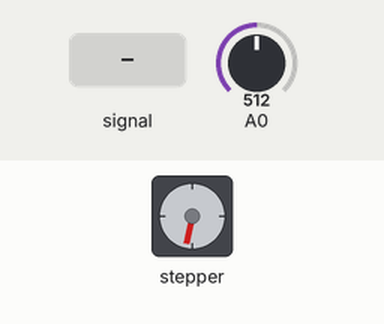
Simulated run of this sketch. Board: Arduino Uno, built with avr-gcc and run on an emulated ATmega328P. On the bench: stepper motor. Wiring (inferred from the names in the program): stepper motor driver (200 steps per turn assumed): step pin 9; direction pin 10. Inputs (shaded band) come from the test bench; at power-on: A0 = 512.

Above: at 1.2 s.
1.3 s: A0 fed a 200 Hz sine of ±81 counts around its level
At 1.75 s:
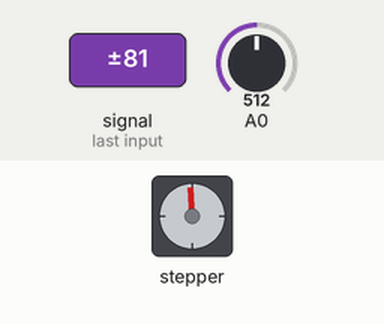
At 4.5 s:
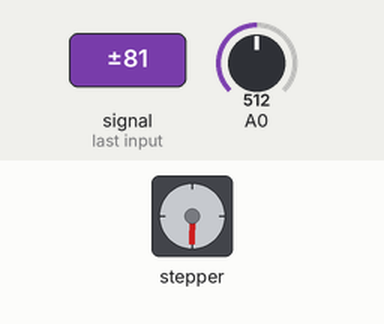
Timing chart, 0 to 6.0 s (numbered marks = the images above; inputs shaded):
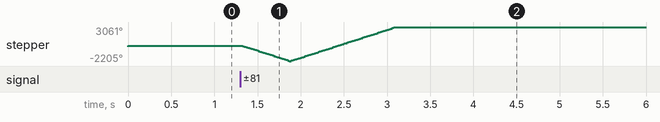

Measured:
- after the input at 1.3 s, stepper: turns 2397° counter-clockwise in 0.56 s, then 5266° clockwise in 1.2 s
- by itself, stepper: turns 192° clockwise

The sketch:

pd-regulator.ino
```cpp
/**
 * This sketch demonstrates how to bring a cart to [x: 0; v: 0] from non-zero position using PD-regulator
 */
#include <float.h>
#include <limits.h>

#define STEP_PIN    9
#define DIR_PIN     10
#define PULSE_WIDTH 2

#define POSITION_LIMIT  1700

// upright zero angle measurement
#define ANGLE_ZERO  505.75

#define aKp  80.0
#define aKd  6.0

#define Kp  1.6
#define Kd  0.9

#define P0  0
#define V0  0.0
#define x0  0.0

volatile boolean adcReady = false;
volatile int adcValue;

boolean isStabilizing = false;

int rawAngle;

float a = .0;         // meters per second^2
float v = V0;         // meters per second
float f = 1000000.0;  // micros per second
float x = x0;         // calculated position

// prevoius values for improved Euler's method
float last_a = .0;
float last_v = .0;

int direction = HIGH;
long position = P0;

unsigned long stepDelay = 0;
unsigned long lastStepTime = 0;

unsigned long lastAngleUpdateTime = 0;

// angle update and integration period in microseconds
unsigned long angleUpdatePeriod = 5000;

float angle = .0;
float lastAngle = .0;
float omega = .0;
float lastOmega = .0;

void adc_init() {
    ADMUX  = _BV(REFS0)    // ref = AVCC
           | 0;         // input channel
    ADCSRB = 0;          // free running mode
    ADCSRA = _BV(ADEN)   // enable
           | _BV(ADSC)   // start conversion
           | _BV(ADATE)  // auto trigger enable
           | _BV(ADIF)   // clear interrupt flag
           | _BV(ADIE)   // interrupt enable
           | 7;          // prescaler = 128
}

void setup() {
  pinMode(STEP_PIN, OUTPUT);
  pinMode(DIR_PIN, OUTPUT);

  adc_init();
  Serial.begin(115200);
}

long i = 0;

void loop() {
  updateAngleAndDerivative();
  runMotor();

//  if (i % 500 == 0) {
//    Serial.print(rawAngle);
//    Serial.print("\t");
//    Serial.print(angle, 6);
//    Serial.print("\t");
//    Serial.print(omega, 6);
//    Serial.print("\t");
//    Serial.print(x, 6);
//    Serial.print("\t");
//    Serial.print(v, 6);
//    Serial.print("\t");
//    Serial.println(a, 6);
//  }
//  i++;

}

float swingUpControl(float th, float dth) {
  return -0.2 * dth * cos(th);
}

float getControl(float th, float omega, float x, float v) {
  if (!isStabilizing) {
    return 0.0;
  }
  return - (Kp * x + Kd * v + aKp * th + aKd * omega);
}

void integrate(float dt) {
  a = getControl(angle, omega, x, v);
//  a = swingUpControl(angle, omega);
  v += (a + last_a) * dt / 2;
  x += (v + last_v) * dt / 2;
  stepDelay = getStepDelay(v);

  last_a = a;
  last_v = v;
}

inline boolean isControllable(int angle) {
  return abs(rawAngle - ANGLE_ZERO) < 3;
}

void updateAngleAndDerivative() {

  if (adcReady) {
    rawAngle = adcValue;
    adcReady = false;
    isStabilizing = (!isStabilizing && isControllable(rawAngle)) || isStabilizing;
  }

  unsigned long now = micros();
  if (now - lastAngleUpdateTime >= angleUpdatePeriod) {
    angle = normalizeAngle(rawAngle);

    float dt = 1.0 * (now - lastAngleUpdateTime) / f;
    omega = (angle - lastAngle) / dt;
//    omega = (omega + lastOmega) / 2;

    integrate(dt);
    lastAngle = angle;
    lastOmega = omega;

    lastAngleUpdateTime = now;
  }
}

float normalizeAngle(int value) {
  return fmap(value - ANGLE_ZERO, 0, 1024, 0, 2.0 * PI);
}

float fmap(float x, float in_min, float in_max, float out_min, float out_max){
  return (x - in_min) * (out_max - out_min) / (in_max - in_min) + out_min;
}


unsigned long getStepDelay(float speed) {
  direction = (speed > 0.0) ? HIGH : LOW;
  return max(400, (speed == 0) ? ULONG_MAX : (f / fabs(10000.0 * speed) - PULSE_WIDTH));
}

void runMotor() {
  unsigned long now = micros();
  if (now - lastStepTime >= stepDelay) {
    step();
    lastStepTime = now;
  }
}

void step() {
  if (abs(position) > POSITION_LIMIT) {
    return;
  }

  digitalWrite(DIR_PIN, direction);
  digitalWrite(STEP_PIN, HIGH);
  delayMicroseconds(PULSE_WIDTH);
  digitalWrite(STEP_PIN, LOW);
  position += (direction == HIGH) ? 1: -1;
}

ISR (ADC_vect) {
  adcValue = ADC;
  adcReady = true;
}
```
